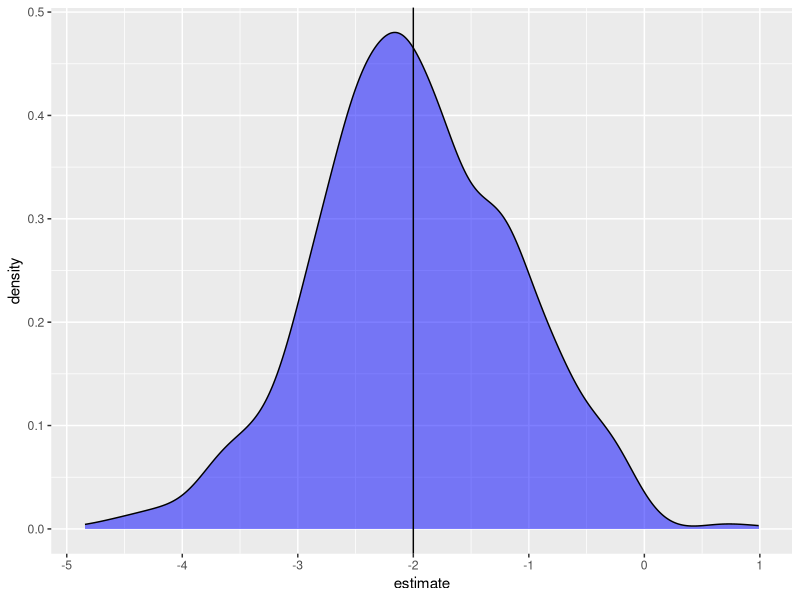
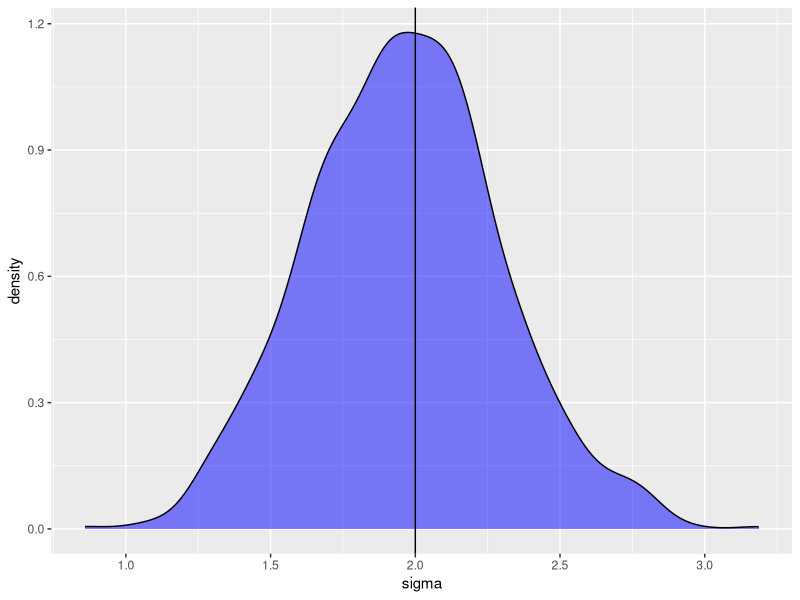

Generate these figures, in order, with R: (Note: this script raises an error after producing the figures.)
# Very statisticious
### https://aosmith.rbind.io/2018/04/23/simulate-simulate-part-2/#an-actual-mixed-model-with-fixed-effects-this-time

# part 1: linear model

## A single simulation from a two-group model
library(purrr) # v. 0.3.4
library(broom) # v. 0.5.6
library(dplyr) # v. 1.0.0
library(ggplot2) # v. 3.3.1

set.seed(20200920)

ngroup = 2
nrep = 10
b0 = 5
b1 = -2
sd = 2

( group = rep( c("group1", "group2"), each = nrep) )
( eps = rnorm(n = ngroup*nrep, mean = 0, sd = sd) )
( growth = b0 + b1*(group == "group2") + eps )
dat = data.frame(group, growth)

growthfit = lm(growth ~ group, data = dat)
summary(growthfit)

## Make a fuction for the simulation 
twogroup_fun = function(nrep = 10, b0 = 5, b1 = -2, sigma = 2) {
     ngroup = 2
     group = rep( c("group1", "group2"), each = nrep)
     eps = rnorm(n = ngroup*nrep, mean = 0, sd = sigma)
     growth = b0 + b1*(group == "group2") + eps
     simdat = data.frame(group, growth)
     growthfit = lm(growth ~ group, data = simdat)
     growthfit
}

set.seed(20200920)
twogroup_fun()

### changing the default values to the function arguments
twogroup_fun(sigma = 1)

## Repeat the simulation many times
### This is a task for the replicate() function, which repeatedly calls a function and saves the output. I use simplify = FALSE so the output is a list. This is convenient for going through to extract elements from the models later. Also see purrr::rerun() as a convenient version of replicate().
sims = replicate(n = 1000, twogroup_fun(), simplify = FALSE )
sims[[1]]

## Extracting results from the linear model
### To get the coefficients and statistical tests of coefficients we can use tidy() from package broom.
tidy(growthfit)
summary(growthfit)$sigma

## Extract simulation results
### To extract any results I’m interested in I will loop through the list of models, which I’ve stored in sims, and pull out the element of interest. I will use functions from the map family from package purrr for looping through the list of models. I’ll use functions from dplyr for any data manipulation and plot distributions via ggplot2.

### Estimated differences in mean response
sims %>%
     map_df(tidy) %>%
     filter(term == "groupgroup2") %>%
     ggplot( aes(x = estimate) ) +
          geom_density(fill = "blue", alpha = .5) +
          geom_vline( xintercept = -2)

### Some models even get the sign of the coefficient wrong. If we had only a single model from a single sample, as we would when collecting data rather than simulating data, we could very well get a fairly bad estimate for the value we are interested in. See Gelman and Carlin’s 2014 paper, Beyond Power Calculations: Assessing Type S (Sign) and Type M (Magnitude) Errors if you are interested in further discussion.

### Estimated standard deviation
sims %>%
     map_dbl(~summary(.x)$sigma) %>%
     data.frame(sigma = .) %>%
     ggplot( aes(x = sigma) ) +
          geom_density(fill = "blue", alpha = .5) +
          geom_vline(xintercept = 2)

### The standard deviation is underestimated a bit more than 50% of the time. This is not uncommon.
sims %>%
     map_dbl(~summary(.x)$sigma) %>%
     {. < 2} %>%
     mean()

## Extract hypothesis test results
### If the goal of a simulation is to get an idea of the statistical power of a test we could look at the proportion of times the null hypothesis was rejected given a fixed alpha level (often 0.05, but of course it can be something else).
sims %>%
     map_df(tidy) %>%
     filter(term == "groupgroup2") %>%
     pull(p.value) %>%
     {. <  0.05} %>%
     mean()
### pull() extract a column from a dataframe




# part 2: linear mixed model
### I’ve seen instances where residual autocorrelation isn’t detectable when I know it exists (because I simulated it) or I have skewed residuals and/or unequal variances when I simulated residuals from a normal distribution with a single variance.

## A single simulatino for the two-level model
set.seed(20200920)

### true params
nstand = 5
nplot = 4
mu = 10

### stand-level variance vs observation-level random effect variance
sds = 2
sd = 1

( stand = rep(LETTERS[1:nstand], each = nplot) )

### I can make a plot variable, as well, although it’s not needed for modeling since we have a single value per plot. It is fairly common to give plots the same name in each stand (i.e., plots are named 1-4 in each stand), but I’m a big believer in giving plots unique names.
( plot = letters[1:(nstand*nplot)] )
( standeff = rnorm(nstand, 0, sds) )
( standeff = rep(standeff, each = nplot) )
( ploteff = rnorm(nstand*nplot, 0, sd) )

( dat = data.frame(stand, standeff, plot, ploteff) )

( dat$resp = with(dat, mu + standeff + ploteff ) )

library(lme4) # v. 1.1-21

### The results for the estimated overall mean and standard deviations of random effects in this model look pretty similar to my defined parameter values.
fit1 = lme4::lmer(resp ~ 1 + (1|stand), data = dat)
fit1

## Make a function for the simulation  
twolevel_fun = function(nstand = 5, nplot = 4, mu = 10, sigma_s = 2, sigma = 1) {
     standeff = rep( rnorm(nstand, 0, sigma_s), each = nplot)
     stand = rep(LETTERS[1:nstand], each = nplot)
     ploteff = rnorm(nstand*nplot, 0, sigma)
     resp = mu + standeff + ploteff
     dat = data.frame(stand, resp)
     lme4::lmer(resp ~ 1 + (1|stand), data = dat)
}

set.seed(20200920)
twolevel_fun()

## Repeat the simulation many times
sims = replicate(100, twolevel_fun(), simplify = FALSE )
sims[[100]]

## Extract results from the linear mixed model
### !!! Error: No tidy method for objects of class lmerMod
library(broom) # v. 0.5.6

broom::tidy(fit1)

tidy(fit1, effects = "fixed")

tidy(fit1, effects = "ran_pars", scales = "vcov")

## Explore the effect of sample size on variance estimation
library(purrr) # v. 0.3.3
suppressPackageStartupMessages( library(dplyr) ) # v. 0.8.3
library(ggplot2) # v. 3.2.1

stand_sims = c(5, 20, 100) %>%
     set_names() %>%
     map(~replicate(1000, twolevel_fun(nstand = .x) ) )

stand_vars = stand_sims %>%
     modify_depth(2, ~tidy(.x, effects = "ran_pars", scales = "vcov") ) %>%
     map_dfr(bind_rows, .id = "stand_num") %>%
     filter(group == "stand")

head(stand_vars)
?isSingular
ggplot(stand_vars, aes(x = estimate) ) +
     geom_density(fill = "blue", alpha = .25) +
     facet_wrap(~stand_num) +
     geom_vline(xintercept = 4)

stand_vars = mutate(stand_vars, stand_num = forcats::fct_inorder(stand_num) )

add_prefix = function(string) {
     paste("Number stands:", string, sep = " ")
}

groupmed = stand_vars %>%
     group_by(stand_num) %>%
     summarise(mvar = median(estimate) )

ggplot(stand_vars, aes(x = estimate) ) + 
     geom_density(fill = "blue", alpha = .25) +
     facet_wrap(~stand_num, labeller = as_labeller(add_prefix) ) +
     geom_vline(aes(xintercept = 4, linetype = "True variance"), size = .5 ) +
     geom_vline(data = groupmed, aes(xintercept = mvar, linetype = "Median variance"),
                size = .5) +
     theme_bw(base_size = 14) +
     scale_linetype_manual(name = "", values = c(2, 1) ) +
     theme(legend.position = "bottom",
           legend.key.width = unit(.1, "cm") ) +
     labs(x = "Estimated Variance", y = NULL)

stand_vars %>%
     group_by(stand_num) %>%
     summarise_at("estimate", 
                  list(min = min, mean = mean, med = median, max = max) )

stand_vars %>%
     group_by(stand_num) %>%
     summarise(mean(estimate < 4) )

### Every time I do this sort of simulation I am newly surprised that even large samples tend to underestimate variances slightly more often than overestimate them.

## An actual mixed model(with fixed effects this time)
nstand = 5
nplot = 4
b0 = -1
b1 = .005
b2 = .1
sds = 2
sd = 1

set.seed(20200920)
stand = rep(LETTERS[1:nstand], each = nplot)
standeff = rep( rnorm(nstand, 0, sds), each = nplot)
ploteff = rnorm(nstand*nplot, 0, sd)

### I will simulate the explanatory variables by randomly drawing from uniform distributions via runif(). I change the minimum and maximum values of the uniform distribution as needed to get an appropriate spread for a given variable. If the distribution of your explanatory variables are more skewed you could use a different distribution (like the Gamma distribution).

### First I simulate values for elevation. This variable only five values, as it is a stand-level variable. I need to repeat each value for the four plots measured in each stand like I did when making the stand variable.
( elevation = rep( runif(nstand, 1000, 1500), each = nplot) )
( slope = runif(nstand*nplot, 2, 75) )
( resp2 = b0 + b1*elevation + b2*slope + standeff + ploteff )

### Now we can fit a mixed model for resp2 with elevation and slope as fixed effects, stand as the random effect and the residual error term based on plot-to-plot variation. (Notice I didn’t put these variables in a dataset, which I usually like to do to keep things organized and to avoid problems of vectors in my environment getting overwritten by mistake.)
lmer(resp2 ~ elevation + slope + (1|stand) )

# part 3: The Poisson edition
### working with a generalized linear mixed model for count data. This model was linear on the log scale. If something is quadratic on the log scale (the scale of the model), what does the relationship look like on the original scale (the scale of the data)?

### Instead of defining the distribution of the errors we’ll now directly define the distribution of the response variable. (For a more formal coverage of the statistical model for generalized linear (mixed) models see Stroup’s Rethinking the Analysis of Non-Normal Data in Plant and Soil Science.) 

### I’m going to use a Poisson generalized linear model for my simulation, so the response variable will be discrete counts. In my statistical model I first define a response variable that comes from the Poisson distribution.

### We will assume that the relationship between the mean of the response and any explanatory variables is linear on the log scale. This can be described as using a log link, since the log is the function that “links” the mean to the linear predictor. If you’re coming from the world of linear models you may be used to describing the relationship between the response variable and any explanatory variables, not the relationship between the mean of the response variable and explanatory variables.

## Code for a single simulation
b0 = .5
b1 = .5
b2 = 5

set.seed(20200920)
x = runif(100, min = 0, max = 1)
head(x) # First six values of x

lambda = exp(b0 + b1*x + b2*x^2)
head(lambda)

### It is this step where we add “Poisson errors” to the mean to generate the response variable. For a fixed x variable, the variation for each simulated y value around the mean is based on the Poisson variance. For linear model simulations we usually add variability to the mean by simulating the errors directly from a normal distribution with a mean of 0. Since the variance is based on the mean in the Poisson distribution, adding the variability isn’t so obvious. I’ve seen this referred to as adding “Poisson noise”, but “Poisson errors” may be a better term.
y = rpois(100, lambda = lambda) 
head(y)

plot(x, log(y))
plot(x, y)

# part4: A binomial generalized linear mixed model
### I will be simulating data “manually”. However, also see the simulate() function from package lme4. I find this function particularly useful if I want to simulate data based on a fitted model, but it can also be used in situations where you don’t already have a model.

library(lme4) # v. 1.1-23
library(purrr) # v. 0.3.4
library(ggplot2) # v. 3.3.2

### We assume that the relationship between the mean of the response and explanatory variables is linear on the logit scale so I use a logit link function when writing out the linear predictor. The logit is the same as the log odds.

### If you are newer to generalized linear mixed models you might want to take a moment and note of the absence of epsilon in the linear predictor.

## A single simulation for a binomial GLMM
### Note that y/num_samp is the proportion of plants that survived, which is what we are interested in. In binomial models in R you often use the number of successes and the number of failures (total trials minus the number of successes) as the response variable instead of the actual observed proportion.
set.seed(20200920)

### The estimate difference from the model will be expressed as odds, so I calculated the odds and then the difference in odds as an odds ratio based on my chosen proportions per group.
codds = .5/(1 - .5)
todds = .85/(1 - .85)
todds/codds

### Since the model is linear on the scale of log odds I took the log of the odds ratio above to figure out the additive difference between treatments on the model scale.
log(todds/codds)

### Since the model is linear on the scale of log odds I took the log of the odds ratio above to figure out the additive difference between treatments on the model scale.
log(codds)

b0 = 0
b1 = 1.735
site_var = 0.5
n_sites = 10

## Creating the study design variables
site = rep(LETTERS[1:n_sites], each = 2)
plot = paste(site, rep(1:2, times = n_sites), sep = "." )
treatment = rep( c("treatment", "control"), times = n_sites)
dat = data.frame(site, plot, treatment)
dat

## Simulate the random effect
( site_eff = rep( rnorm(n = n_sites, 
                        mean = 0, 
                        sd = sqrt(site_var) ), 
                  each = 2) )

## Calculate log odds
( log_odds = with(dat, b0 + b1*(treatment == "treatment") + site_eff ) )

## Convert log odds to proportions
### Right now I’ve gotten to the point where I have logit(p_t). To get the true proportions, p_t, I need to inverse-logit the log odds. In R, function plogis() performs the inverse logit.

( prop = plogis(log_odds) )
dat$num_samp = 50

### I’ve been in situations where I wanted the binomial sample size to vary per observation. In that case, you may find sample() useful, using the range of binomial sample sizes you are interested in as the first argument.

### num_samp = sample(40:50, size = 20, replace = TRUE)

## Generate the response variable
( dat$y = rbinom(n = n_sites*2, size = dat$num_samp, prob = prop) )

## Fit a model
mod = glmer(cbind(y, num_samp - y) ~ treatment + (1|site), 
            data = dat,
            family = binomial(link = "logit") )
mod

## Make a function for the simulation
bin_glmm_fun = function(n_sites = 10,
                        b0 = 0,
                        b1 = 1.735,
                        num_samp = 50,
                        site_var = 0.5) {
     site = rep(LETTERS[1:n_sites], each = 2)
     plot = paste(site, rep(1:2, times = n_sites), sep = "." )
     treatment = rep( c("treatment", "control"), times = n_sites)
     dat = data.frame(site, plot, treatment)           
     
     site_eff = rep( rnorm(n = n_sites, mean = 0, sd = sqrt(site_var) ), each = 2)
     
     log_odds = with(dat, b0 + b1*(treatment == "treatment") + site_eff)
     prop = plogis(log_odds)
     dat$num_samp = num_samp
     dat$y = rbinom(n = n_sites*2, size = num_samp, prob = prop)
     
     glmer(cbind(y, num_samp - y) ~ treatment + (1|site),
           data = dat,
           family = binomial(link = "logit") )
}

set.seed(20200920)
bin_glmm_fun()

## Repeat the simulation many times
sims = replicate(1000, bin_glmm_fun(), simplify = FALSE )
sims[[100]]

## Extract results from the binomial GLMM
### he sum of the squared Pearson residuals divided by the residual degrees of freedom is an estimate of over/underdispersion. This seems OK to use in the scenario I’ve set up here since my binomial sample sizes are fairly large and my proportions are not too close to the distribution limits.
overdisp_fun = function(model) {
     sum( residuals(model, type = "pearson")^2)/df.residual(model)
}
overdisp_fun(mod)

## Explore estimated dispersion
### I want to look at the distribution of dispersion estimates from the 1000 models. This involves looping through the models and using overdisp_fun() to extract the estimated dispersion from each one. I put the result in a data.frame since I’ll be plotting the result with ggplot2. I use purrr helper function map_dfr() for the looping.
alldisp = map_dfr(sims, ~data.frame(disp = overdisp_fun(.x) ) )

ggplot(alldisp, aes(x = disp) ) +
     geom_histogram(fill = "blue", 
                    alpha = .25, 
                    bins = 100) +
     geom_vline(xintercept = 1) +
     scale_x_continuous(breaks = seq(0, 2, by = 0.2) ) +
     theme_bw(base_size = 14) +
     labs(x = "Disperson",
          y = "Count")

mean(alldisp$disp > 1)

mean(alldisp$disp > 1.5)

### For this scenario, at least, I learned that it is rare to observe substantial overdispersion when the model isn’t overdispersed. That seems useful.